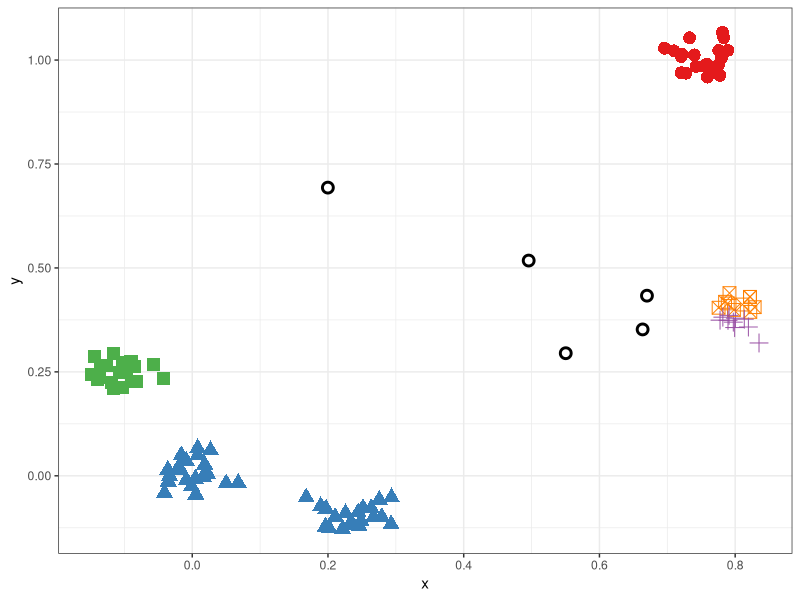

Write R code to recreate this figure. (Note: this script raises an error after producing the figure.)
## Classic Clustering

rm(list=ls())
library(ggplot2)

make_simple_clusters = function(p=100, sigma=0.1, seed=12345) {
  mu1 = matrix(0,1,2)
  mu2 = matrix(c(0.75,1),1,2)
  mu3 = matrix(c(-0.1,0.25),1,2)
  mu4 = matrix(c(0.25,-0.1),1,2)
  mu5 = matrix(c(0.8,0.4),1,2)
  
  
  n = floor(p/5)
  X = matrix(0,2,p)
  X[,1:n] = matrix(mu1,2,n) + sigma*matrix(rnorm(2*n),2,n)
  X[,(n+1):(2*n)] = matrix(mu2,2,n) +sigma* matrix(rnorm(2*n),2,n)
  X[,(2*n+1):(3*n)] = matrix(mu3,2,n) +sigma* matrix(rnorm(2*n),2,n)
  X[,(3*n+1):(4*n)] = matrix(mu4,2,n) +sigma* matrix(rnorm(2*n),2,n)
  X[,(4*n+1):(5*n)] = matrix(mu5,2,n) +sigma* matrix(rnorm(2*n),2,n)  
  return(X)
}

X = as.data.frame(t(make_simple_clusters(sigma=0.03, seed=1234)))
colnames(X) = c("x","y")
q = ggplot(data=X, aes(x=x,y=y))
q = q + geom_point(size=4)

set.seed(123)
theta = runif(n=5,min=0,max=2*pi)
r = runif(n=5,min=0,max=0.4)
centers = data.frame(x=r*cos(theta)+0.5,y=r*sin(theta)+0.5)

Lloyd_sol = kmeans(X,centers=centers, algorithm="Lloyd")
X_Lloyd = X
X_Lloyd$cluster = factor(Lloyd_sol$cluster)
q = ggplot(data=X_Lloyd,aes(x=x,y=y))
q = q + geom_point(aes(shape=cluster, colour=cluster), size=4) + scale_colour_brewer(palette="Set1")
q = q + geom_point(data=centers, aes(x=x,y=y), colour='black', size=4) + geom_point(data=centers, colour="grey100", size = 2)
q + theme_bw() + theme(legend.position = "none") 
ggsave(filename="../Manuscript/kmeans.pdf",width=8,height=8)

## Perform convex clustering
q = nrow(X)
p = ncol(X)
nK = p*(p-1)/2
k = seq(1,nK,1)
w = kernel_weights(X,1)
gamma = 0.01
nu = (2/nK)*0.99

Lambda = matrix(0,q,nK)

sol = convex_cluster(X,Lambda,gamma)

## Visualize the loss
library(reshape2)
loss_data = data.frame(Iteration=1:sol$iterations, primal=sol$primal, dual=sol$dual)
loss_data = melt(loss_data, id.vars=c('Iteration'))

loss_plot = ggplot(data=loss_data, aes(x=Iteration, y=value))
loss_plot = loss_plot + geom_point(aes(colour=variable, shape=variable))
loss_plot + theme_bw()

## Visualize the data + shrunken centroids
centers = data.frame(x=sol$U[1,],y=sol$U[2,])
X_data = as.data.frame(t(X))
colnames(X_data) = c("x","y")
data_plot = ggplot(data=X_data,aes(x=x,y=y))
data_plot = data_plot + geom_point(size=4)
data_plot = data_plot + geom_point(data=centers, aes(x=x,y=y), size=4, colour='red')
data_plot + theme_bw() + theme(legend.position = "none") 

## Example: Sparse centers

X1 = make_2d_sparse_clusters(shift=-15,n=10,seed=123)
X2 = make_2d_sparse_clusters(shift=15,n=10,seed=1234)

X = as.data.frame(rbind(X1,X2))
rm(list=c("X1","X2"))
colnames(X) = c("x","y")
kmeans_sol = kmeans(X,2)

X_kmeans = X
X_kmeans$cluster = factor(kmeans_sol$cluster)
q = ggplot(data=X_kmeans,aes(x=x,y=y))
q = q + geom_point(aes(shape=cluster, colour=cluster), size=4) + scale_colour_brewer(palette="Set1")
q + theme_bw() + theme(legend.position = "none") 
